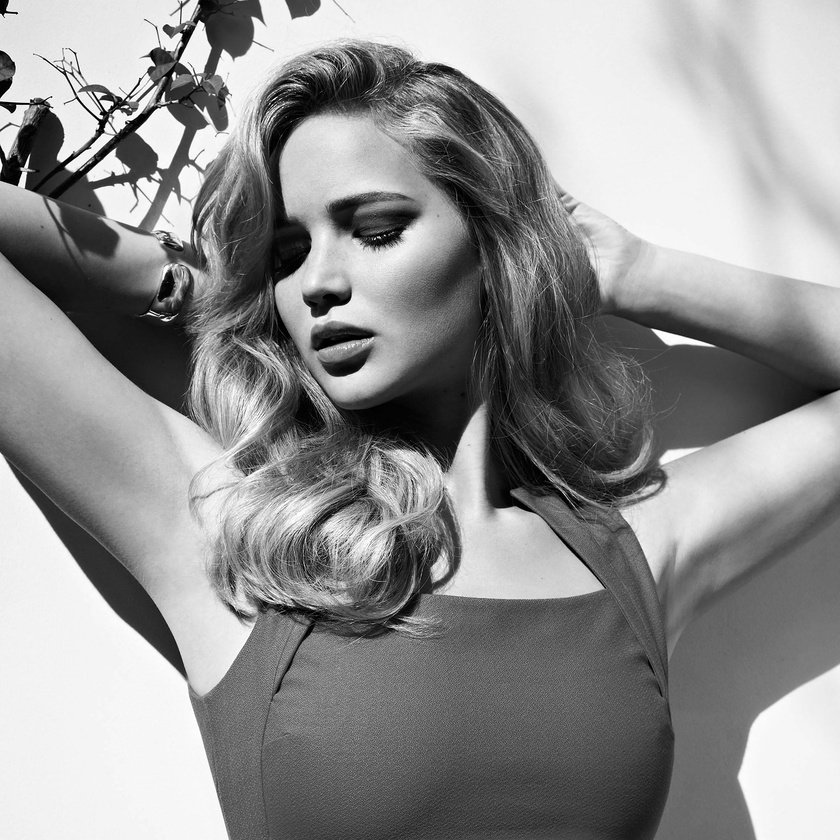
#> input picture Python/Image process/jennifer-lawrence-gray.jpg, 840 x 840 px, shrunk from 2732 x 2732 before the run, found by its file name
$ python sobelFilter.py   (older library calls are emulated)
#> lines starting #> are read from the running program, lines starting #| are printed output that depends on the picture
import numpy as np
import cv2
from matplotlib import pyplot as plt

img1 = cv2.cvtColor(cv2.imread('Jennifer-lawrence-gray.jpg'), cv2.COLOR_BGR2GRAY)
#> img1: shape (840, 840); min 0, max 255, mean 145.2
img2 = cv2.cvtColor(cv2.imread('Margot-Robbie.jpg'), cv2.COLOR_BGR2RGB)
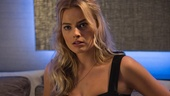
#> input picture Margot-Robbie.jpg, 170 x 96 px, shrunk from 554 x 312 before the run, found by its file name

def Sobel_gradient(f, direction = 1):
#> called with direction = 1
    sobel_x = np.array([[-1, -2, -1], [0, 0, 0], [1, 2, 1]])
    sobel_y = np.array([[-1, 0, 1], [-2, 0, 2], [-1, 0, 1]])

    if direction == 1:
        grad_x = cv2.filter2D(f, cv2.CV_32F, sobel_x)
        gx = abs(grad_x)
        g = np.uint8(np.clip(gx, 0, 255))
    elif direction == 2:
        grad_y = cv2.filter2D(f, cv2.CV_32F, sobel_y)
        gy = abs(grad_y)
        g = np.uint8(np.clip(gy, 0, 255))
    else:
        grad_x = cv2.filter2D(f, cv2.CV_32F, sobel_x)
        grad_y = cv2.filter2D(f, cv2.CV_32F, sobel_y)
        magnitude = abs(grad_x) + abs(grad_y)
        g = np.uint8(np.clip(magnitude, 0, 255))
    return g

gx1 = Sobel_gradient(img1, 1)
gy1 = Sobel_gradient(img1, 2)
#> call 2 of Sobel_gradient, with direction = 2
#> in Sobel_gradient (call 2), `grad_y = cv2.filter2D(f, cv2.CV_32F, sobel_y)`:
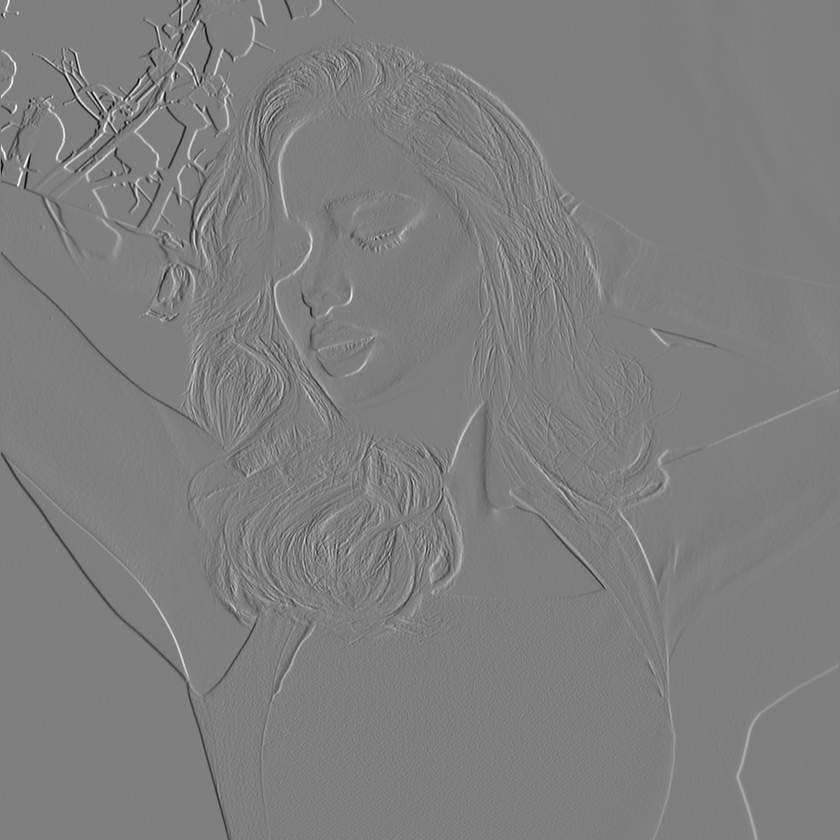
#> grad_y: shape (840, 840) float32; min -1004, max 1012, mean 0; drawn with min black and max white
g1 = Sobel_gradient(img1, 3)
#> call 3 of Sobel_gradient, with direction = 3
#> in Sobel_gradient (call 3), `magnitude = abs(grad_x) + abs(grad_y)`:
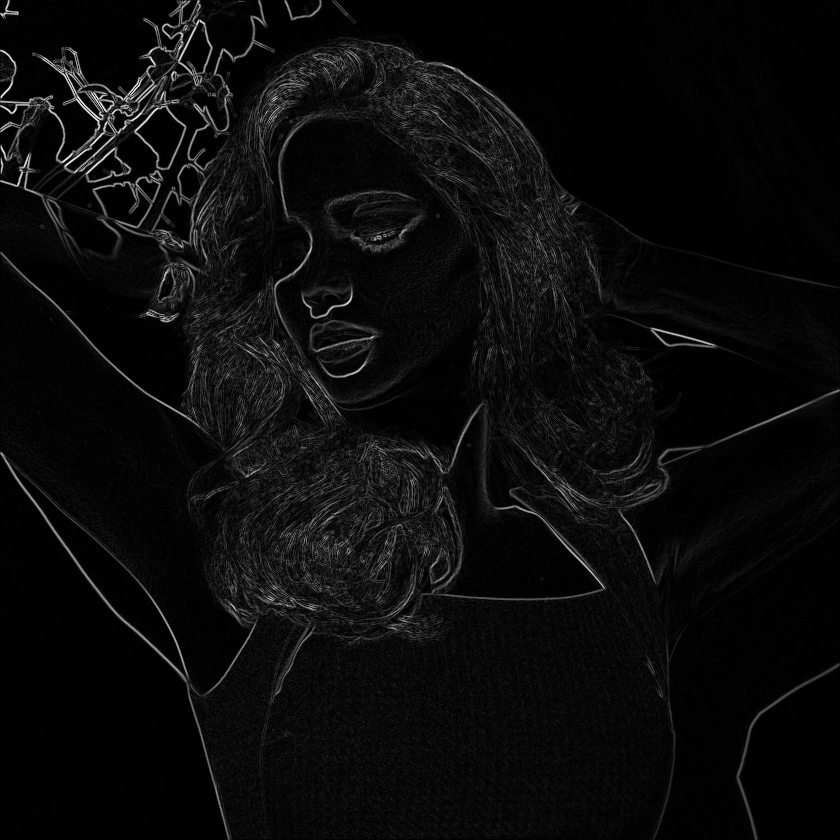
#> magnitude: shape (840, 840) float32; min 0, max 1496, mean 67.9; drawn with min black and max white

gx2 = Sobel_gradient(img2, 1)
gy2 = Sobel_gradient(img2, 2)
#> in Sobel_gradient (call 5), `grad_y = cv2.filter2D(f, cv2.CV_32F, sobel_y)`:
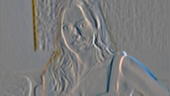
#> grad_y: shape (96, 170, 3) float32; mean R, G, B -0.7, 0.1, 0.7; drawn with min black and max white
#> in Sobel_gradient (call 5), `g = np.uint8(np.clip(gy, 0, 255))`:
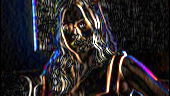
#> g: shape (96, 170, 3); mean R, G, B 40.9, 36.8, 39.6
g2 = Sobel_gradient(img2, 3)
#> in Sobel_gradient (call 6), `magnitude = abs(grad_x) + abs(grad_y)`:
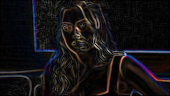
#> magnitude: shape (96, 170, 3) float32; mean R, G, B 82.6, 73.2, 79.6; drawn with min black and max white
#> in Sobel_gradient (call 6), `g = np.uint8(np.clip(magnitude, 0, 255))`:
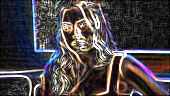
#> g: shape (96, 170, 3); mean R, G, B 75.1, 68.6, 72.1

images = [img1, gx1, gy1, g1]
titles = ["Original", "Image Gradient gx", "Image Gradient gy", "Image Gradient |gx|+|gy|"]
plt.figure(figsize = (20, 5))
for i in range(4):
    plt.subplot(2, 2, i + 1), plt.imshow(images[i], cmap = 'gray')
    plt.title(titles[i], fontsize = 20, color = 'black')
    plt.xticks([]), plt.yticks([])

images = [img2, gx2, gy2, g2]
titles = ["Original", "Image Gradient gx", "Image Gradient gy", "Image Gradient |gx|+|gy|"]
plt.figure(figsize = (20, 5))
for i in range(4):
    plt.subplot(2, 2, i + 1), plt.imshow(images[i])
    plt.title(titles[i], fontsize = 20, color = 'black')
    plt.xticks([]), plt.yticks([])

plt.tight_layout()
plt.show()
